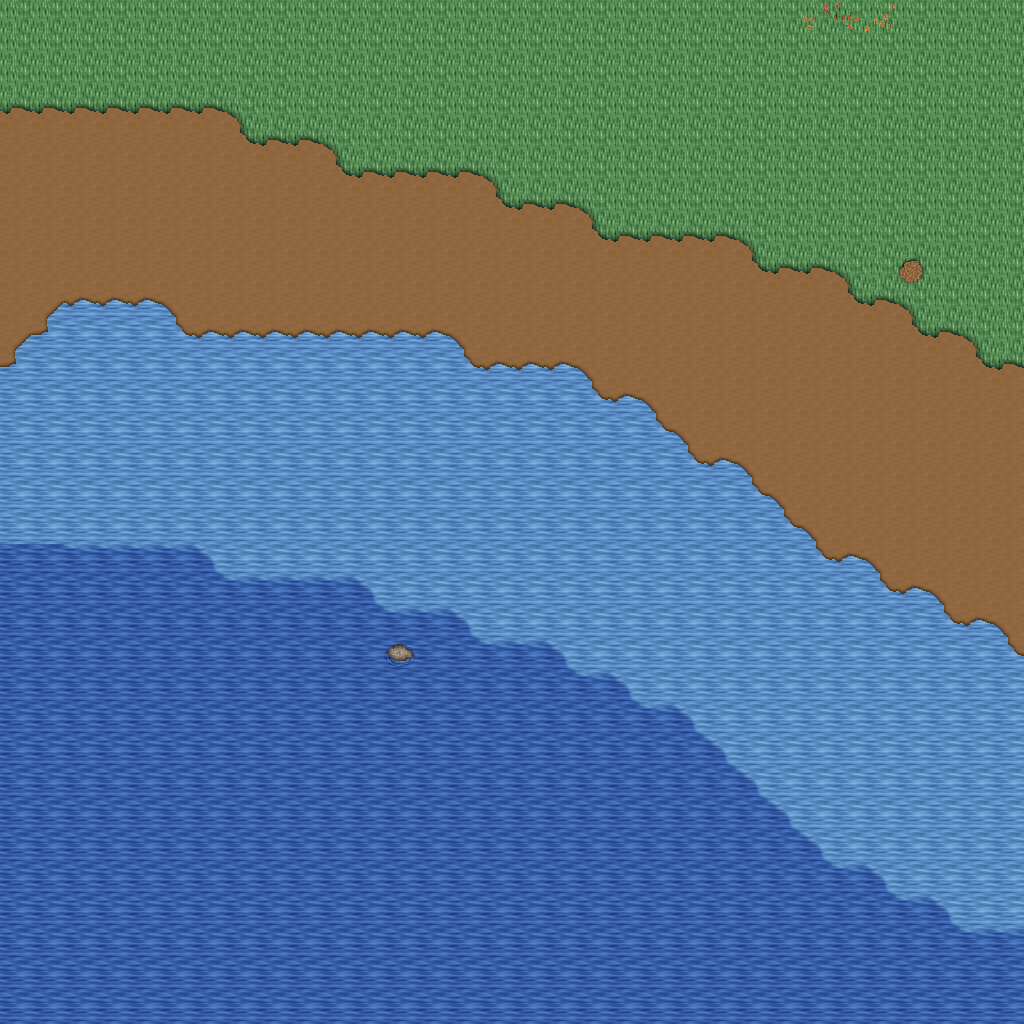

The image is a tile-based game level rendered from a .tmx file. Its description and source (layers, tilesets, objects; grid data summarised) follow:
An orthogonal 32x32 tile map with 32x32 px tiles, 5 tile layers (Ground, Objects, Objects2, Above, ...), 1 hidden layer not drawn, 42 tilesets.

<map version="1.10" tiledversion="1.11.0" orientation="orthogonal" renderorder="right-down" width="32" height="32" tilewidth="32" tileheight="32" infinite="0" nextlayerid="11" nextobjectid="1">
 <tileset firstgid="1" name="logic_collision" tilewidth="32" tileheight="32" tilecount="1" columns="1">
  <image source="../drawable/logic_collision.png" width="32" height="32" />
 </tileset>
 <tileset firstgid="2" name="ground_ground" tilewidth="32" tileheight="32" tilecount="33" columns="3">
  <image source="../drawable/ground_ground.png" width="96" height="352" />
 </tileset>
 <tileset firstgid="35" name="building_castle" tilewidth="32" tileheight="32" tilecount="320" columns="20">
  <image source="../drawable/building_castle.png" width="640" height="512" />
 </tileset>
 <tileset firstgid="355" name="item_weapon_cannon" tilewidth="32" tileheight="32" tilecount="12" columns="3">
  <image source="../drawable/item_weapon_cannon.png" width="96" height="128" />
 </tileset>
 <tileset firstgid="367" name="item_pot_barrels_1" tilewidth="32" tileheight="32" tilecount="8" columns="4">
  <image source="../drawable/item_pot_barrels_1.png" width="128" height="64" />
 </tileset>
 <tileset firstgid="375" name="ground_water_pool" tilewidth="32" tileheight="32" tilecount="72" columns="3">
  <image source="../drawable/ground_water_pool.png" width="96" height="768" />
 </tileset>
 <tileset firstgid="447" name="ground_earth_edges" tilewidth="32" tileheight="32" tilecount="18" columns="6">
  <image source="../drawable/ground_earth_edges.png" width="192" height="96" />
 </tileset>
 <tileset firstgid="465" name="ground_grass_edges" tilewidth="32" tileheight="32" tilecount="36" columns="12">
  <image source="../drawable/ground_grass_edges.png" width="384" height="96" />
 </tileset>
 <tileset firstgid="501" name="ground_grass_corners" tilewidth="32" tileheight="32" tilecount="24" columns="6">
  <image source="../drawable/ground_grass_corners.png" width="192" height="128" />
 </tileset>
 <tileset firstgid="525" name="plant_tree_tree_darkgreen" tilewidth="32" tileheight="32" tilecount="88" columns="8">
  <image source="../drawable/plant_tree_tree_darkgreen.png" width="256" height="352" />
 </tileset>
 <tileset firstgid="613" name="plant_stump_stump_vertical" tilewidth="32" tileheight="32" tilecount="1" columns="1">
  <image source="../drawable/plant_stump_stump_vertical.png" width="32" height="32" />
 </tileset>
 <tileset firstgid="614" name="building_decoration_pool" tilewidth="32" tileheight="32" tilecount="9" columns="3">
  <image source="../drawable/building_decoration_pool.png" width="96" height="96" />
 </tileset>
 <tileset firstgid="623" name="plant_vine" tilewidth="32" tileheight="32" tilecount="3" columns="1">
  <image source="../drawable/plant_vine.png" width="32" height="96" />
 </tileset>
 <tileset firstgid="626" name="plant_flower_leafy_daisy_red" tilewidth="32" tileheight="32" tilecount="8" columns="2">
  <image source="../drawable/plant_flower_leafy_daisy_red.png" width="64" height="128" />
 </tileset>
 <tileset firstgid="634" name="plant_flower_daisy_blue" tilewidth="32" tileheight="32" tilecount="8" columns="2">
  <image source="../drawable/plant_flower_daisy_blue.png" width="64" height="128" />
 </tileset>
 <tileset firstgid="642" name="plant_flower_daisy_white" tilewidth="32" tileheight="32" tilecount="8" columns="2">
  <image source="../drawable/plant_flower_daisy_white.png" width="64" height="128" />
 </tileset>
 <tileset firstgid="650" name="plant_flower_leafy_daisy_yellow" tilewidth="32" tileheight="32" tilecount="8" columns="2">
  <image source="../drawable/plant_flower_leafy_daisy_yellow.png" width="64" height="128" />
 </tileset>
 <tileset firstgid="658" name="plant_flower_foxgloves" tilewidth="32" tileheight="32" tilecount="4" columns="2">
  <image source="../drawable/plant_flower_foxgloves.png" width="64" height="64" />
 </tileset>
 <tileset firstgid="662" name="plant_tree_locust_tree" tilewidth="32" tileheight="32" tilecount="20" columns="4">
  <image source="../drawable/plant_tree_locust_tree.png" width="128" height="160" />
 </tileset>
 <tileset firstgid="682" name="furniture_chair_bench_iron" tilewidth="32" tileheight="32" tilecount="4" columns="2">
  <image source="../drawable/furniture_chair_bench_iron.png" width="64" height="64" />
 </tileset>
 <tileset firstgid="686" name="item_statue_seahorse" tilewidth="32" tileheight="32" tilecount="12" columns="4">
  <image source="../drawable/item_statue_seahorse.png" width="128" height="96" />
 </tileset>
 <tileset firstgid="698" name="building_decoration_chimney_brown_stacks" tilewidth="32" tileheight="32" tilecount="2" columns="1">
  <image source="../drawable/building_decoration_chimney_brown_stacks.png" width="32" height="64" />
 </tileset>
 <tileset firstgid="700" name="plant_flower_small_flower_bed_2" tilewidth="32" tileheight="32" tilecount="12" columns="3">
  <image source="../drawable/plant_flower_small_flower_bed_2.png" width="96" height="128" />
 </tileset>
 <tileset firstgid="712" name="plant_flower_flower_bed_1" tilewidth="32" tileheight="32" tilecount="35" columns="7">
  <image source="../drawable/plant_flower_flower_bed_1.png" width="224" height="160" />
 </tileset>
 <tileset firstgid="747" name="plant_flower_pointed_yellow" tilewidth="32" tileheight="32" tilecount="2" columns="2">
  <image source="../drawable/plant_flower_pointed_yellow.png" width="64" height="32" />
 </tileset>
 <tileset firstgid="749" name="plant_flower_red_white" tilewidth="32" tileheight="32" tilecount="16" columns="4">
  <image source="../drawable/plant_flower_red_white.png" width="128" height="128" />
 </tileset>
 <tileset firstgid="765" name="building_decoration_chimney" tilewidth="32" tileheight="32" tilecount="2" columns="1">
  <image source="../drawable/building_decoration_chimney.png" width="32" height="64" />
 </tileset>
 <tileset firstgid="767" name="furniture_light_lamp_blue" tilewidth="32" tileheight="32" tilecount="3" columns="1">
  <image source="../drawable/furniture_light_lamp_blue.png" width="32" height="96" />
 </tileset>
 <tileset firstgid="770" name="light_dim_light_7x5" tilewidth="32" tileheight="32" tilecount="35" columns="7">
  <image source="../drawable/light_dim_light_7x5.png" width="224" height="160" />
 </tileset>
 <tileset firstgid="805" name="plant_tree_fall_trees" tilewidth="32" tileheight="32" tilecount="40" columns="8">
  <image source="../drawable/plant_tree_fall_trees.png" width="256" height="160" />
 </tileset>
 <tileset firstgid="845" name="logic_item_resources" tilewidth="32" tileheight="32" tilecount="6" columns="6">
  <image source="../drawable/logic_item_resources.png" width="192" height="32" />
 </tileset>
 <tileset firstgid="851" name="logic_item_mushroom" tilewidth="32" tileheight="32" tilecount="6" columns="6">
  <image source="../drawable/logic_item_mushroom.png" width="192" height="32" />
 </tileset>
 <tileset firstgid="857" name="logic_creature_animal" tilewidth="32" tileheight="32" tilecount="32" columns="8">
  <image source="../drawable/logic_creature_animal.png" width="256" height="128" />
 </tileset>
 <tileset firstgid="889" name="plant_leaves" tilewidth="32" tileheight="32" tilecount="8" columns="4">
  <image source="../drawable/plant_leaves.png" width="128" height="64" />
 </tileset>
 <tileset firstgid="897" name="plant_flower_planted_containers" tilewidth="32" tileheight="32" tilecount="16" columns="4">
  <image source="../drawable/plant_flower_planted_containers.png" width="128" height="128" />
 </tileset>
 <tileset firstgid="913" name="building_decoration_banner" tilewidth="32" tileheight="32" tilecount="12" columns="1">
  <image source="../drawable/building_decoration_banner.png" width="32" height="384" />
 </tileset>
 <tileset firstgid="925" name="building_cottage" tilewidth="32" tileheight="32" tilecount="256" columns="16">
  <image source="../drawable/building_cottage.png" width="512" height="512" />
 </tileset>
 <tileset firstgid="1181" name="logic_portal" tilewidth="32" tileheight="32" tilecount="24" columns="8">
  <image source="../drawable/logic_portal.png" width="256" height="96" />
 </tileset>
 <tileset firstgid="1205" name="building_door_doors" tilewidth="32" tileheight="32" tilecount="256" columns="16">
  <image source="../drawable/building_door_doors.png" width="512" height="512" />
 </tileset>
 <tileset firstgid="1461" name="building_roof_thatched_roof" tilewidth="32" tileheight="32" tilecount="256" columns="16">
  <image source="../drawable/building_roof_thatched_roof.png" width="512" height="512" />
 </tileset>
 <tileset firstgid="1717" name="building_window_windows" tilewidth="32" tileheight="32" tilecount="256" columns="16">
  <image source="../drawable/building_window_windows.png" width="512" height="512" />
 </tileset>
 <tileset firstgid="1973" name="ground_ground_3" tilewidth="32" tileheight="32" tilecount="5" columns="5">
  <image source="../drawable/ground_ground_3.png" width="160" height="32" />
 </tileset>
 <layer id="1" name="Ground" width="32" height="32">
  <data>[1024 cells, 1024 non-empty, 8 distinct tile ids]</data>
 </layer>
 <layer id="2" name="Objects" width="32" height="32">
  <data>[1024 cells, 85 non-empty, 8 distinct tile ids]</data>
 </layer>
 <layer id="3" name="Objects2" width="32" height="32">
  <data>[1024 cells, 3 non-empty, 3 distinct tile ids]</data>
 </layer>
 <layer id="4" name="Above" width="32" height="32">
  <data>[1024 cells, 0 non-empty, 0 distinct tile ids]</data>
 </layer>
 <layer id="5" name="Above2" width="32" height="32">
  <data>[1024 cells, 0 non-empty, 0 distinct tile ids]</data>
 </layer>
 <layer id="6" name="Walkable" width="32" height="32" visible="0">
  <data>[1024 cells, 334 non-empty, 1 distinct tile ids]</data>
 </layer>
 <objectgroup id="7" name="Mapevents" />
 <objectgroup id="8" name="Spawn" />
 <objectgroup id="9" name="Keys" />
 <objectgroup id="10" name="Replace" />
</map>
